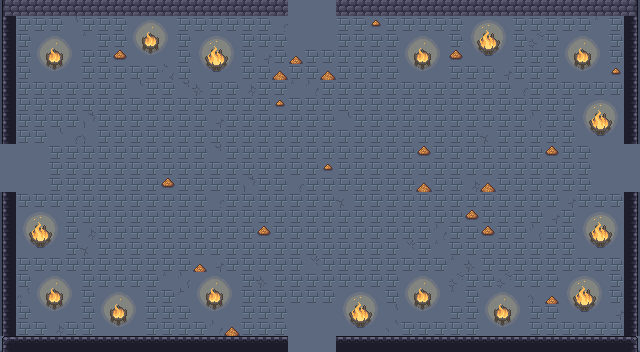

Below is a game level as drawn by its tile map, then a one-line description and the .tmx that defines it (tile-layer data replaced by summaries):
An orthogonal 40x22 tile map with 16x16 px tiles, 6 tile layers (ground, dressing, decor, walls, ...), 5 tilesets and 16 objects (10x PROP, 5x ENTRY, ENEMY).

<map version="1.10" tiledversion="1.10.2" orientation="orthogonal" renderorder="right-down" width="40" height="22" tilewidth="16" tileheight="16" infinite="0" nextlayerid="8" nextobjectid="17">
 <tileset firstgid="1" name="wall" tilewidth="16" tileheight="16" tilecount="493" columns="17">
  <image source="../../../gfx/tiles/cove/walls_floor.png" width="272" height="464" />
 </tileset>
 <tileset firstgid="494" name="cracks" tilewidth="16" tileheight="16" tilecount="120" columns="8">
  <image source="../../../gfx/tiles/cove/cracks_floor.png" width="128" height="240" />
 </tileset>
 <tileset firstgid="614" name="wallcracks" tilewidth="16" tileheight="16" tilecount="256" columns="8">
  <image source="../../../gfx/tiles/cove/cracks_walls.png" width="128" height="512" />
 </tileset>
 <tileset firstgid="870" name="objects" tilewidth="16" tileheight="16" tilecount="216" columns="24">
  <image source="../../../gfx/tiles/cove/objects.png" width="384" height="144" />
 </tileset>
 <tileset firstgid="1086" name="fire" tilewidth="16" tileheight="16" tilecount="198" columns="11">
  <image source="../../../gfx/tiles/cove/fire.png" width="176" height="288" />
  <tile id="0">
   <animation>
    <frame tileid="0" duration="150" />
    <frame tileid="33" duration="150" />
    <frame tileid="66" duration="150" />
    <frame tileid="99" duration="150" />
    <frame tileid="132" duration="150" />
    <frame tileid="165" duration="150" />
   </animation>
  </tile>
  <tile id="1">
   <animation>
    <frame tileid="1" duration="150" />
    <frame tileid="34" duration="150" />
    <frame tileid="67" duration="150" />
    <frame tileid="100" duration="150" />
    <frame tileid="133" duration="150" />
    <frame tileid="166" duration="150" />
   </animation>
  </tile>
  <tile id="2">
   <animation>
    <frame tileid="2" duration="150" />
    <frame tileid="35" duration="150" />
    <frame tileid="68" duration="150" />
    <frame tileid="101" duration="150" />
    <frame tileid="134" duration="150" />
    <frame tileid="167" duration="150" />
   </animation>
  </tile>
  <tile id="3">
   <animation>
    <frame tileid="3" duration="150" />
    <frame tileid="36" duration="150" />
    <frame tileid="69" duration="150" />
    <frame tileid="102" duration="150" />
    <frame tileid="135" duration="150" />
    <frame tileid="168" duration="150" />
   </animation>
  </tile>
  <tile id="4">
   <animation>
    <frame tileid="4" duration="150" />
    <frame tileid="37" duration="150" />
    <frame tileid="70" duration="150" />
    <frame tileid="103" duration="150" />
    <frame tileid="136" duration="150" />
    <frame tileid="169" duration="150" />
   </animation>
  </tile>
  <tile id="5">
   <animation>
    <frame tileid="5" duration="150" />
    <frame tileid="38" duration="150" />
    <frame tileid="71" duration="150" />
    <frame tileid="104" duration="150" />
    <frame tileid="137" duration="150" />
    <frame tileid="170" duration="150" />
   </animation>
  </tile>
  <tile id="6">
   <animation>
    <frame tileid="6" duration="150" />
    <frame tileid="39" duration="150" />
    <frame tileid="72" duration="150" />
    <frame tileid="105" duration="150" />
    <frame tileid="138" duration="150" />
    <frame tileid="171" duration="150" />
   </animation>
  </tile>
  <tile id="7">
   <animation>
    <frame tileid="7" duration="150" />
    <frame tileid="40" duration="150" />
    <frame tileid="73" duration="150" />
    <frame tileid="106" duration="150" />
    <frame tileid="139" duration="150" />
    <frame tileid="172" duration="150" />
   </animation>
  </tile>
  <tile id="8">
   <animation>
    <frame tileid="8" duration="150" />
    <frame tileid="41" duration="150" />
    <frame tileid="74" duration="150" />
    <frame tileid="107" duration="150" />
    <frame tileid="140" duration="150" />
    <frame tileid="173" duration="150" />
   </animation>
  </tile>
  <tile id="9">
   <animation>
    <frame tileid="9" duration="150" />
    <frame tileid="42" duration="150" />
    <frame tileid="75" duration="150" />
    <frame tileid="108" duration="150" />
    <frame tileid="141" duration="150" />
    <frame tileid="174" duration="150" />
   </animation>
  </tile>
  <tile id="10">
   <animation>
    <frame tileid="10" duration="150" />
    <frame tileid="43" duration="150" />
    <frame tileid="76" duration="150" />
    <frame tileid="109" duration="150" />
    <frame tileid="142" duration="150" />
    <frame tileid="175" duration="150" />
   </animation>
  </tile>
  <tile id="11">
   <animation>
    <frame tileid="11" duration="150" />
    <frame tileid="44" duration="150" />
    <frame tileid="77" duration="150" />
    <frame tileid="110" duration="150" />
    <frame tileid="143" duration="150" />
    <frame tileid="176" duration="150" />
   </animation>
  </tile>
  <tile id="12">
   <animation>
    <frame tileid="12" duration="150" />
    <frame tileid="45" duration="150" />
    <frame tileid="78" duration="150" />
    <frame tileid="111" duration="150" />
    <frame tileid="144" duration="150" />
    <frame tileid="177" duration="150" />
   </animation>
  </tile>
  <tile id="13">
   <animation>
    <frame tileid="13" duration="150" />
    <frame tileid="46" duration="150" />
    <frame tileid="79" duration="150" />
    <frame tileid="112" duration="150" />
    <frame tileid="145" duration="150" />
    <frame tileid="178" duration="150" />
   </animation>
  </tile>
  <tile id="14">
   <animation>
    <frame tileid="14" duration="150" />
    <frame tileid="47" duration="150" />
    <frame tileid="80" duration="150" />
    <frame tileid="113" duration="150" />
    <frame tileid="146" duration="150" />
    <frame tileid="179" duration="150" />
   </animation>
  </tile>
  <tile id="15">
   <animation>
    <frame tileid="15" duration="150" />
    <frame tileid="48" duration="150" />
    <frame tileid="81" duration="150" />
    <frame tileid="114" duration="150" />
    <frame tileid="147" duration="150" />
    <frame tileid="180" duration="150" />
   </animation>
  </tile>
  <tile id="16">
   <animation>
    <frame tileid="16" duration="150" />
    <frame tileid="49" duration="150" />
    <frame tileid="82" duration="150" />
    <frame tileid="115" duration="150" />
    <frame tileid="148" duration="150" />
    <frame tileid="181" duration="150" />
   </animation>
  </tile>
  <tile id="17">
   <animation>
    <frame tileid="17" duration="150" />
    <frame tileid="50" duration="150" />
    <frame tileid="83" duration="150" />
    <frame tileid="116" duration="150" />
    <frame tileid="149" duration="150" />
    <frame tileid="182" duration="150" />
   </animation>
  </tile>
  <tile id="18">
   <animation>
    <frame tileid="18" duration="150" />
    <frame tileid="51" duration="150" />
    <frame tileid="84" duration="150" />
    <frame tileid="117" duration="150" />
    <frame tileid="150" duration="150" />
    <frame tileid="183" duration="150" />
   </animation>
  </tile>
  <tile id="19">
   <animation>
    <frame tileid="19" duration="150" />
    <frame tileid="52" duration="150" />
    <frame tileid="85" duration="150" />
    <frame tileid="118" duration="150" />
    <frame tileid="151" duration="150" />
    <frame tileid="184" duration="150" />
   </animation>
  </tile>
  <tile id="20">
   <animation>
    <frame tileid="20" duration="150" />
    <frame tileid="53" duration="150" />
    <frame tileid="86" duration="150" />
    <frame tileid="119" duration="150" />
    <frame tileid="152" duration="150" />
    <frame tileid="185" duration="150" />
   </animation>
  </tile>
  <tile id="21">
   <animation>
    <frame tileid="21" duration="150" />
    <frame tileid="54" duration="150" />
    <frame tileid="87" duration="150" />
    <frame tileid="120" duration="150" />
    <frame tileid="153" duration="150" />
    <frame tileid="186" duration="150" />
   </animation>
  </tile>
  <tile id="22">
   <animation>
    <frame tileid="22" duration="150" />
    <frame tileid="55" duration="150" />
    <frame tileid="88" duration="150" />
    <frame tileid="121" duration="150" />
    <frame tileid="154" duration="150" />
    <frame tileid="187" duration="150" />
   </animation>
  </tile>
  <tile id="23">
   <animation>
    <frame tileid="23" duration="150" />
    <frame tileid="56" duration="150" />
    <frame tileid="89" duration="150" />
    <frame tileid="122" duration="150" />
    <frame tileid="155" duration="150" />
    <frame tileid="188" duration="150" />
   </animation>
  </tile>
  <tile id="24">
   <animation>
    <frame tileid="24" duration="150" />
    <frame tileid="57" duration="150" />
    <frame tileid="90" duration="150" />
    <frame tileid="123" duration="150" />
    <frame tileid="156" duration="150" />
    <frame tileid="189" duration="150" />
   </animation>
  </tile>
  <tile id="25">
   <animation>
    <frame tileid="25" duration="150" />
    <frame tileid="58" duration="150" />
    <frame tileid="91" duration="150" />
    <frame tileid="124" duration="150" />
    <frame tileid="157" duration="150" />
    <frame tileid="190" duration="150" />
   </animation>
  </tile>
  <tile id="26">
   <animation>
    <frame tileid="26" duration="150" />
    <frame tileid="59" duration="150" />
    <frame tileid="92" duration="150" />
    <frame tileid="125" duration="150" />
    <frame tileid="158" duration="150" />
    <frame tileid="191" duration="150" />
   </animation>
  </tile>
  <tile id="27">
   <animation>
    <frame tileid="27" duration="150" />
    <frame tileid="60" duration="150" />
    <frame tileid="93" duration="150" />
    <frame tileid="126" duration="150" />
    <frame tileid="159" duration="150" />
    <frame tileid="192" duration="150" />
   </animation>
  </tile>
  <tile id="28">
   <animation>
    <frame tileid="28" duration="150" />
    <frame tileid="61" duration="150" />
    <frame tileid="94" duration="150" />
    <frame tileid="127" duration="150" />
    <frame tileid="160" duration="150" />
    <frame tileid="193" duration="150" />
   </animation>
  </tile>
  <tile id="29">
   <animation>
    <frame tileid="29" duration="150" />
    <frame tileid="62" duration="150" />
    <frame tileid="95" duration="150" />
    <frame tileid="128" duration="150" />
    <frame tileid="161" duration="150" />
    <frame tileid="194" duration="150" />
   </animation>
  </tile>
  <tile id="30">
   <animation>
    <frame tileid="30" duration="150" />
    <frame tileid="63" duration="150" />
    <frame tileid="96" duration="150" />
    <frame tileid="129" duration="150" />
    <frame tileid="162" duration="150" />
    <frame tileid="195" duration="150" />
   </animation>
  </tile>
  <tile id="31">
   <animation>
    <frame tileid="31" duration="150" />
    <frame tileid="64" duration="150" />
    <frame tileid="97" duration="150" />
    <frame tileid="130" duration="150" />
    <frame tileid="163" duration="150" />
    <frame tileid="196" duration="150" />
   </animation>
  </tile>
  <tile id="32">
   <animation>
    <frame tileid="32" duration="150" />
    <frame tileid="65" duration="150" />
    <frame tileid="98" duration="150" />
    <frame tileid="131" duration="150" />
    <frame tileid="164" duration="150" />
    <frame tileid="197" duration="150" />
   </animation>
  </tile>
 </tileset>
 <layer id="1" name="ground" width="40" height="22">
  <data>[880 cells, 880 non-empty, 1 distinct tile ids]</data>
 </layer>
 <layer id="2" name="dressing" width="40" height="22">
  <data>[880 cells, 729 non-empty, 49 distinct tile ids]</data>
 </layer>
 <layer id="3" name="decor" width="40" height="22">
  <data>[880 cells, 0 non-empty, 0 distinct tile ids]</data>
 </layer>
 <layer id="4" name="walls" width="40" height="22">
  <data>[880 cells, 108 non-empty, 8 distinct tile ids]</data>
 </layer>
 <layer id="5" name="props" width="40" height="22">
  <data>[880 cells, 16 non-empty, 2 distinct tile ids]</data>
 </layer>
 <layer id="6" name="overhead" width="40" height="22">
  <data>[880 cells, 0 non-empty, 0 distinct tile ids]</data>
 </layer>
 <objectgroup id="7" name="spawns">
  <object id="1" name="UP" type="ENTRY" x="312" y="24" />
  <object id="2" name="DOWN" type="ENTRY" x="312" y="328" />
  <object id="3" name="LEFT" type="ENTRY" x="24" y="168" />
  <object id="4" name="RIGHT" type="ENTRY" x="616" y="168" />
  <object id="5" name="" type="ENTRY" x="328" y="184" />
  <object id="6" name="boss" type="ENEMY" x="328" y="200" />
  <object id="7" name="torch" type="PROP" x="56" y="344" />
  <object id="8" name="torch" type="PROP" x="584" y="344" />
  <object id="9" name="torch" type="PROP" x="8" y="312" />
  <object id="10" name="torch" type="PROP" x="632" y="312" />
  <object id="11" name="torch" type="PROP" x="88" y="344" />
  <object id="12" name="torch" type="PROP" x="552" y="344" />
  <object id="13" name="torch" type="PROP" x="8" y="56" />
  <object id="14" name="torch" type="PROP" x="632" y="56" />
  <object id="15" name="banner" type="PROP" x="120" y="344" />
  <object id="16" name="banner" type="PROP" x="520" y="344" />
 </objectgroup>
</map>
